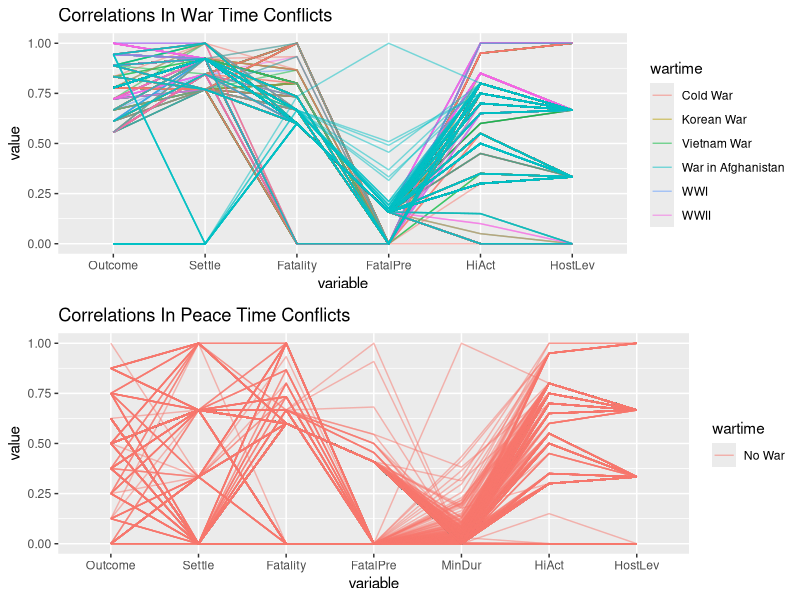

Recreate this plot in R. (Note: this script raises an error after producing the figure.)
## ---- chunk 1
library(ggplot2)
library(dplyr)
library(grid)
library(gridExtra)
library(RColorBrewer)
library(GGally)

#path = "/home/vaguiar/col_hw/vis_hw/final/data/"
MIDA = read.csv(file="./data/MID/MIDA_4.01.csv", sep= ",")

war_year <- function(x){
  if(x >= 1914 & x <= 1918)
   return('WWI')
  if(x >= 1939 & x <= 1945)
   return('WWII')
  if(x >= 1950 & x <= 1953)
   return('Korean War')
  if(x >= 1955 & x <= 1975)
   return('Vietnam War')
  if(x >= 1947 & x <= 1991)
   return('Cold War')
  if(x >= 2001 & x <= 2010)
   return('War in Afghanistan')
  else
    return('No War')
}

MIDA$wartime <- sapply(MIDA$StYear, war_year)

##PCP PLot 
alphabending = 0.5
war <- ggparcoord(MIDA[MIDA$StYear>1900 & MIDA$wartime!='No War',], columns = c(9:12, 15:16), 
                  scale = "uniminmax", 
                  alphaLines = alphabending,
                  groupColumn = "wartime", 
                  title="Correlations In War Time Conflicts")
peace <- ggparcoord(MIDA[MIDA$StYear>1900 & MIDA$wartime=='No War',], columns = c(9:12, 14:16), 
                  scale = "uniminmax",
                  alphaLines = alphabending,
                  groupColumn = "wartime", 
                  title="Correlations In Peace Time Conflicts")
grid.arrange(war, peace, nrow = 2)  
## ---- chunk 2

# Overlay w/ rectangle theme
y2_high =9
d = data.frame(x1=c(1914,1939, 1947, 1950, 1955, 2001), x2=c(1918, 1945, 1991, 1953, 1975, 2010), y1=c(0,0,0,0,0,0), y2=c(y2_high,y2_high,y2_high,y2_high,y2_high,y2_high), Conflict=c("WWI", "WWII", "Cold War", "Korean War", "Vietnam War", "Afghanistan War"), r=c(1,2,3,4,5,6))


#Using distinct color palette
cols <- colorRampPalette(brewer.pal(12, "Paired"))
myPal <- cols(length(unique(nat_top10_exp$statename)))

#Adding Labels for Facet titles
facet_names <- as_labeller(c(
  '0' = "None",
  '1' = "1-25 deaths",
  '2' = "26-100 deaths",
  '3' = "101-250 deaths",
  '4' = "251-500 deaths",
  '5' = "501-999 deaths",
  '6' = "More than 999 deaths",
  '-9' = "Missing Data"
))

ggplot() + 
  geom_bar(data=MIDA[MIDA$EndYear>1900 & MIDA$Fatality!=0 & MIDA$Fatality!=-9,], aes(x = EndYear),   stat="count") +
  facet_wrap(~Fatality, nrow= 8, labeller=facet_names) +
  scale_fill_manual(values = myPal) +
  geom_rect(data=d, mapping=aes(xmin=x1, xmax=x2, ymin=y1, ymax=y2, fill=Conflict), alpha=0.15) +
  ggtitle("Number Of Disputes With Fatalities By Year") +
  xlab("End Year") +
  ylab("Count")

## ---- chunk 3

# Overlay w/ rectangle theme
y2_high = 9
d = data.frame(x1=c(1914,1939, 1947, 1950, 1955, 2001), x2=c(1918, 1945, 1991, 1953, 1975, 2010), y1=c(0,0,0,0,0,0), y2=c(y2_high,y2_high,y2_high,y2_high,y2_high,y2_high), Conflict=c("WWI", "WWII", "Cold War", "Korean War", "Vietnam War", "Afghanistan War"), r=c(1,2,3,4,5,6))


#Adding Labels for Facet titles
facet_names <- as_labeller(c(
  '1' = "Negotiated",
  '2' = "Imposed",
  '3' = "None",
  '4' = "Unclear",
  '-9' = "Missing Data"
))

ggplot() + 
  geom_bar(data=MIDA[MIDA$EndYear>1900 & MIDA$Settle!=3 & MIDA$Settle!='-9', ], aes(x = EndYear), stat="count") +
  facet_wrap(~Settle, nrow= 5, labeller=facet_names) +
  scale_fill_manual(values = myPal) +
  geom_rect(data=d, mapping=aes(xmin=x1, xmax=x2, ymin=y1, ymax=y2, fill=Conflict), alpha=0.15) +
  ggtitle("Number Of Disputes With Settlement Outcomes By Year") +
  xlab("End Year") +
  ylab("Count")
## ---- chunk 4

# Overlay w/ rectangle theme
y2_high =65
d = data.frame(x1=c(1914,1939, 1947, 1950, 1955, 2001), x2=c(1918, 1945, 1991, 1953, 1975, 2010), y1=c(0,0,0,0,0,0), y2=c(y2_high,y2_high,y2_high,y2_high,y2_high,y2_high), Conflict=c("WWI", "WWII", "Cold War", "Korean War", "Vietnam War", "Afghanistan War"), r=c(1,2,3,4,5,6))

MIDA_o <- filter(MIDA, MIDA$Outcome %in% c(1,2,3,4,5,6,8,-9))
war_outcome <- function(x){
  if(x ==2)
   return(1)
  if(x == 4)
   return(3)
  else
    return(x)
}

MIDA_o$WarOutcome <- sapply(MIDA_o$Outcome, war_outcome)


#Adding Labels for Facet titles
facet_names <- as_labeller(c(
  '1' = "Victory For Either Side",
  '3' = "Yield By Either Side",
  '5' = "Stalemate",
  '6' = "Compromise", 
  '8' = "Unclear",
  '-9' = "Missing Data"
))

ggplot() + 
  geom_bar(data=MIDA_o[MIDA_o$EndYear>1900 & MIDA_o$WarOutcome!='-9' , ], 
  aes(x = EndYear), stat="count") +
  facet_wrap(~WarOutcome, nrow= 5, labeller=facet_names) +
  scale_fill_manual(values = myPal) +
  geom_rect(data=d, mapping=aes(xmin=x1, xmax=x2, ymin=y1, ymax=y2, fill=Conflict), alpha=0.15) +
  ggtitle("Number Of Disputes With Outcomes By Year") +
  xlab("End Year") +
  ylab("Count")
## ---- chunk 5
library(ggrepel)

MIDB = read.csv(file="./data/MID/MIDB_4.01.csv", sep= ",")

#Filter by countries that originated disputes.
MIDB_O <- filter(MIDB, Orig==1)

#Filter by countries that attacked during various disputes.
MIDB_A <- filter(MIDB, Orig==0)

#summary(MIDB_A)

#Count the conflicts originated by countries each year
WarOrig <- MIDB_O %>% count(StAbb, sort=TRUE, vars=StYear)

#Count the conflicts in which countries were attacked each year
WarAttack <- MIDB_A %>% count(StAbb, sort=TRUE, vars=StYear)

#Top Conflicts stared  Countries by Year
for(yr in 1901:2010)
{
  
  #Count of largest number of conflicts that year.
  top_o <- head(arrange(filter(WarOrig, vars==yr), desc(n)), 1)[1, 3]
  top_a <- head(arrange(filter(WarAttack, vars==yr), desc(n)), 1)[1, 3]

  #Select rows of all countries with the top count of conflicts.
  WarOrig_yr <- filter(WarOrig, vars==yr & n==top_o$n[[1]])
  
  #WarOrig_yr <- head(arrange(filter(WarOrig, vars==yr), desc(n)), 1)
  WarAttack_yr <-filter(WarAttack, vars==yr & n==top_a$n[[1]])
    
  if(yr == 1901)
  {
    WarTopOrig <- WarOrig_yr
    WarTopAttacked <- WarAttack_yr
  }
  else
  {
    WarTopOrig <- rbind(WarTopOrig, WarOrig_yr)
    WarTopAttacked <- rbind(WarTopAttacked, WarAttack_yr)
  }
}

#print(WarTopOrig)

# Overlay w/ rectangle theme
y2_high =30
d = data.frame(x1=c(1914,1939, 1947, 1950, 1955, 2001), x2=c(1918, 1945, 1991, 1953, 1975, 2010), y1=c(0,0,0,0,0,0), y2=c(y2_high,y2_high,y2_high,y2_high,y2_high,y2_high), Conflict=c("WWI", "WWII", "Cold War", "Korean War", "Vietnam War", "Afghanistan War"), r=c(1,2,3,4,5,6))

confictsInitiated = 6
orig <- ggplot() + 
  geom_point(data=WarTopOrig, aes(x = vars, y = n), size = 1, color = 'red') +
  geom_label_repel(data=WarTopOrig,
    aes(x = vars, y = n, label= ifelse(n>=confictsInitiated, as.character(StAbb), ''), 
        fill = factor(StAbb)),
    fontface = 'bold', color = 'white',
    box.padding = unit(0.35, "lines"),
    point.padding = unit(0.5, "lines"),
    segment.color = 'grey50') +
    theme(legend.position = "none") +
  geom_rect(data=d, mapping=aes(xmin=x1, xmax=x2, ymin=y1, ymax=y2, fill=Conflict), alpha=0.15) +
  theme_classic(base_size = 16) +
  ggtitle("Top Countries Starting Conflicts") +
  xlab("Year") +
  ylab("Count") + theme(legend.position = "none")

timesAttacked = 2
yNew = 11
attacked <- ggplot() + 
  geom_point(data=WarTopAttacked, aes(x = vars, y = n), size = 1, color = 'red') +
  geom_label_repel(data=WarTopAttacked,
    aes(x = vars, y = n, label= ifelse(n>=timesAttacked, as.character(StAbb), ''), 
        fill = factor(StAbb)),
    fontface = 'bold', color = 'white',
    box.padding = unit(0.35, "lines"),
    point.padding = unit(0.5, "lines"),
    segment.color = 'grey50') +
    theme(legend.position = "none") +
  geom_rect(data=d, mapping=aes(xmin=x1, xmax=x2, ymin=y1, ymax=yNew, fill=Conflict), alpha=0.15) +
  theme_classic(base_size = 16) +
  ggtitle("Countries Most Attacked") +
  xlab("Year") +
  ylab("Count") + theme(legend.position = "none")

grid.arrange(orig, attacked, nrow = 2)
